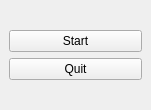
<?xml version="1.0" encoding="UTF-8"?>
<ui version="4.0">
 <class>MainWindow</class>
 <widget class="QMainWindow" name="MainWindow">
  <property name="geometry">
   <rect>
    <x>0</x>
    <y>0</y>
    <width>151</width>
    <height>110</height>
   </rect>
  </property>
  <property name="windowTitle">
   <string/>
  </property>
  <property name="windowIcon">
   <iconset>
    <normaloff>mouse.png</normaloff>mouse.png</iconset>
  </property>
  <widget class="QWidget" name="centralwidget">
   <layout class="QVBoxLayout" name="verticalLayout_2">
    <item>
     <layout class="QVBoxLayout" name="verticalLayout">
      <item>
       <widget class="QPushButton" name="enablebutton">
        <property name="text">
         <string>Start</string>
        </property>
       </widget>
      </item>
      <item>
       <widget class="QPushButton" name="quit">
        <property name="text">
         <string>Quit</string>
        </property>
        <property name="autoDefault">
         <bool>false</bool>
        </property>
        <property name="default">
         <bool>false</bool>
        </property>
        <property name="flat">
         <bool>false</bool>
        </property>
       </widget>
      </item>
     </layout>
    </item>
   </layout>
  </widget>
 </widget>
 <resources/>
 <connections>
  <connection>
   <sender>quit</sender>
   <signal>clicked()</signal>
   <receiver>MainWindow</receiver>
   <slot>close()</slot>
   <hints>
    <hint type="sourcelabel">
     <x>75</x>
     <y>73</y>
    </hint>
    <hint type="destinationlabel">
     <x>75</x>
     <y>54</y>
    </hint>
   </hints>
  </connection>
 </connections>
</ui>
